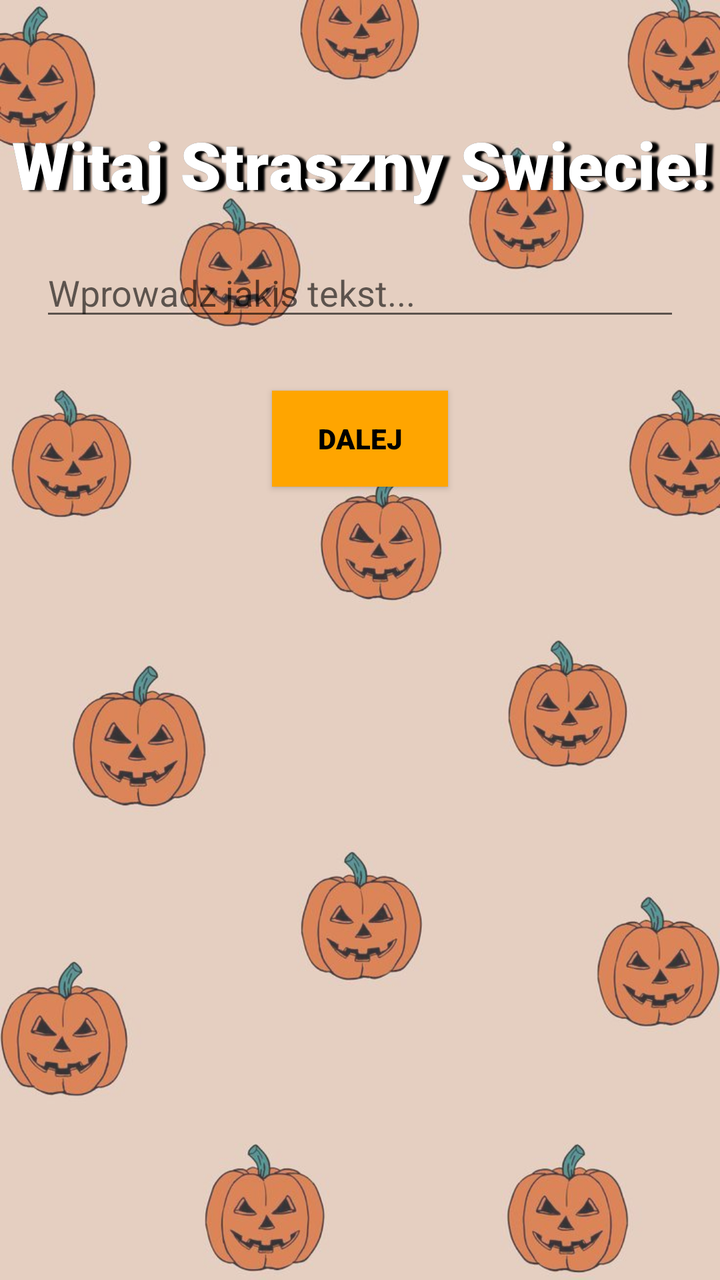
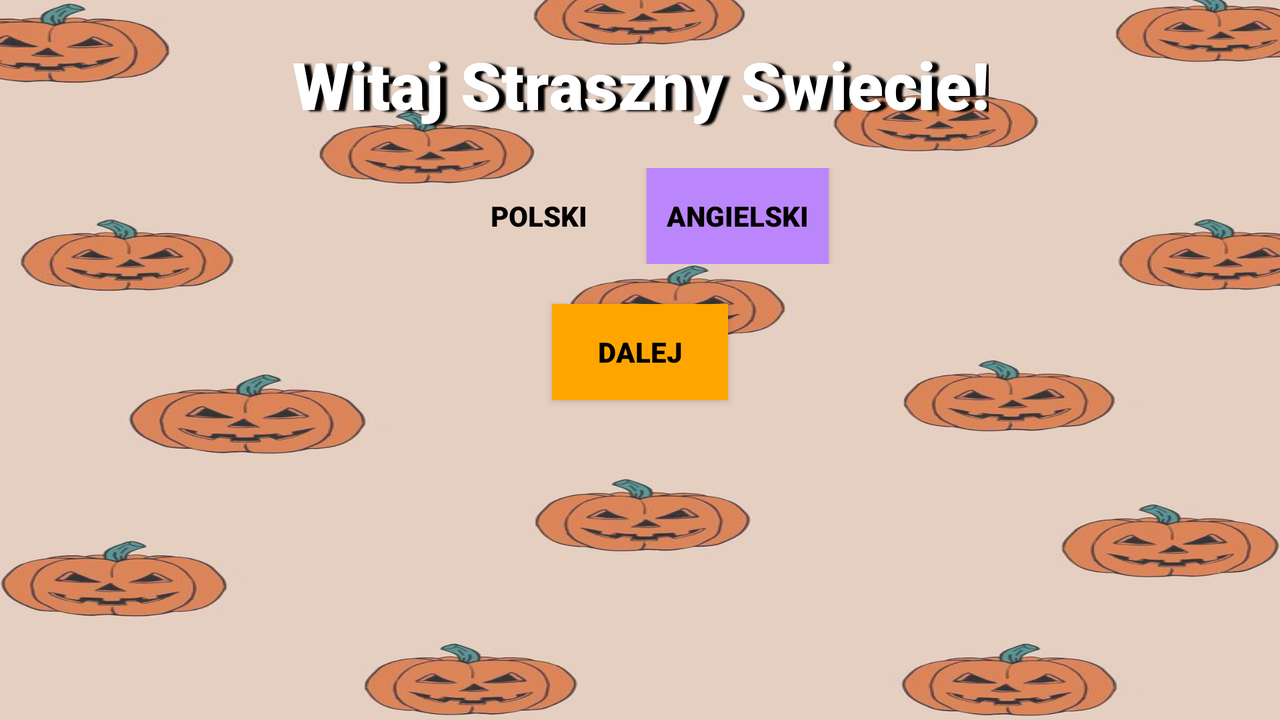

An Android layout and its configuration variant, each rendered on a device that would load it. The default file and the variant file are quoted in full after the pictures.
<!-- AndroidManifest.xml: activity theme Theme.AppCompat.Light -->
<!-- res/layout/activity_main.xml -->
<RelativeLayout xmlns:android="http://schemas.android.com/apk/res/android"
    android:layout_width="match_parent"
    android:layout_height="match_parent">
    <LinearLayout
        android:layout_width="match_parent"
        android:layout_height="match_parent"
        android:background="@drawable/halloween_bg"
        android:alpha="0.8">
    </LinearLayout>

    
    <TextView
        android:id="@+id/textViewOutline"
        android:layout_width="match_parent"
        android:layout_height="wrap_content"
        android:layout_marginTop="60dp"
        android:fontFamily="sans-serif-black"
        android:gravity="center"
        android:text="@string/textViewOutline"
        android:textSize="33sp"
        android:textColor="@android:color/black"
        android:shadowColor="@android:color/black"
        android:shadowDx="10"
        android:shadowDy="2"
        android:shadowRadius="2" />

    
    <TextView
        android:id="@+id/textView"
        android:layout_width="match_parent"
        android:layout_height="wrap_content"
        android:layout_marginTop="60dp"
        android:fontFamily="sans-serif-black"
        android:gravity="center"
        android:text="@string/textView"
        android:textSize="33sp"
        android:textColor="@android:color/white"/>

    
    <EditText
        android:id="@+id/editText"
        android:layout_width="match_parent"
        android:layout_height="wrap_content"
        android:layout_below="@id/textView"
        android:layout_marginTop="20dp"
        android:layout_marginLeft="20dp"
        android:layout_marginRight="20dp"
        android:hint="@string/editText"
        android:inputType="text"/>

    
    <Button
        android:id="@+id/startNewActivityButton"
        android:layout_width="wrap_content"
        android:layout_height="wrap_content"
        android:layout_below="@id/editText"
        android:layout_centerHorizontal="true"
        android:background="@color/orange"
        android:fontFamily="sans-serif-black"
        android:textColor="@color/black"
        android:layout_marginTop="30dp"
        android:padding="10dp"
        android:text="@string/startNewActivityButton" />

</RelativeLayout>
<!-- resources referenced by this layout -->
<resources>
  <color name="black">#FF000000</color>
  <color name="orange">#FFA500</color>
  <!-- drawable halloween_bg: jpg bitmap (drawable, 70241 bytes) -->
  <string name="editText">Wprowadz jakis tekst...</string>
  <string name="startNewActivityButton">Dalej</string>
  <string name="textView">Witaj Straszny Swiecie!</string>
  <string name="textViewOutline">Witaj Straszny Swiecie!</string>
</resources>
<!-- res/layout-land/activity_main.xml (the repository's variant of the layout above) -->
<!-- drawn on the phone turned sideways -->
<RelativeLayout xmlns:android="http://schemas.android.com/apk/res/android"
    android:layout_width="match_parent"
    android:layout_height="match_parent">

    
    <LinearLayout
        android:layout_width="match_parent"
        android:layout_height="match_parent"
        android:background="@drawable/halloween_bg"
        android:alpha="0.8">
    </LinearLayout>

    
    <TextView
        android:id="@+id/textViewOutline"
        android:layout_width="wrap_content"
        android:layout_height="wrap_content"
        android:layout_alignParentTop="true"
        android:layout_centerHorizontal="true"
        android:layout_marginTop="20dp"
        android:fontFamily="sans-serif-black"
        android:gravity="center"
        android:text="@string/textViewOutline"
        android:textSize="33sp"
        android:textColor="@android:color/black"
        android:shadowColor="@android:color/black"
        android:shadowDx="10"
        android:shadowDy="2"
        android:shadowRadius="2" />

    
    <TextView
        android:id="@+id/textView"
        android:layout_width="wrap_content"
        android:layout_height="wrap_content"
        android:layout_centerHorizontal="true"
        android:layout_marginTop="20dp"
        android:fontFamily="sans-serif-black"
        android:gravity="center"
        android:text="@string/textView"
        android:textSize="33sp"
        android:textColor="@android:color/white" />

    
    <LinearLayout
        android:id="@+id/barWithStrings"
        android:layout_width="match_parent"
        android:layout_height="wrap_content"
        android:layout_below="@id/textView"
        android:orientation="horizontal"
        android:gravity="center_horizontal"
        android:layout_marginTop="20dp">

        
        <Button
            android:id="@+id/buttonPolish"
            android:layout_width="wrap_content"
            android:layout_height="wrap_content"
            android:background="@color/green"
            android:fontFamily="sans-serif-black"
            android:textColor="@color/black"
            android:padding="10dp"
            android:text="@string/buttonPolish" />

        
        <Button
            android:id="@+id/buttonEnglish"
            android:layout_width="wrap_content"
            android:layout_height="wrap_content"
            android:background="@color/purple_200"
            android:fontFamily="sans-serif-black"
            android:textColor="@color/black"
            android:padding="10dp"
            android:layout_marginStart="10dp"
            android:text="@string/buttonEnglish" />
    </LinearLayout>

    
    <Button
        android:id="@+id/startNewActivityButton"
        android:layout_width="wrap_content"
        android:layout_height="wrap_content"
        android:layout_below="@id/barWithStrings"
        android:layout_centerHorizontal="true"
        android:layout_marginTop="20dp"
        android:background="@color/orange"
        android:fontFamily="sans-serif-black"
        android:textColor="@color/black"
        android:padding="10dp"
        android:text="@string/startNewActivityButton" />
</RelativeLayout>
<!-- resources referenced by the variant -->
<!-- as the phone turned sideways resolves them -->
<resources>
  <color name="black">#FF000000</color>
  <color name="orange">#FFA500</color>
  <color name="purple_200">#FFBB86FC</color>
  <!-- drawable halloween_bg: jpg bitmap (drawable, 70241 bytes) -->
  <string name="buttonEnglish">Angielski</string>
  <string name="buttonPolish">Polski</string>
  <string name="startNewActivityButton">Dalej</string>
  <string name="textView">Witaj Straszny Swiecie!</string>
  <string name="textViewOutline">Witaj Straszny Swiecie!</string>
</resources>
